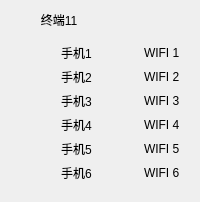
     <widget class="QWidget" name="widget_11" native="true">
      <layout class="QGridLayout" name="gridLayout_13">
       <item row="0" column="0">
        <layout class="QVBoxLayout" name="verticalLayout_12">
         <item>
          <widget class="QLabel" name="label_468">
           <property name="text">
            <string>         终端11</string>
           </property>
          </widget>
         </item>
         <item>
          <widget class="QWidget" name="widget_39" native="true">
           <layout class="QGridLayout" name="gridLayout_39">
            <item row="1" column="0">
             <widget class="LightButton" name="lightButton1_457" native="true"/>
            </item>
            <item row="2" column="0">
             <widget class="LightButton" name="lightButton1_458" native="true"/>
            </item>
            <item row="0" column="2">
             <widget class="LightButton" name="lightButton1_459" native="true"/>
            </item>
            <item row="4" column="2">
             <widget class="LightButton" name="lightButton1_460" native="true"/>
            </item>
            <item row="5" column="0">
             <widget class="LightButton" name="lightButton1_461" native="true"/>
            </item>
            <item row="0" column="0">
             <widget class="LightButton" name="lightButton1_462" native="true"/>
            </item>
            <item row="5" column="2">
             <widget class="LightButton" name="lightButton1_463" native="true"/>
            </item>
            <item row="1" column="2">
             <widget class="LightButton" name="lightButton1_464" native="true"/>
            </item>
            <item row="2" column="2">
             <widget class="LightButton" name="lightButton1_465" native="true"/>
            </item>
            <item row="3" column="2">
             <widget class="LightButton" name="lightButton1_466" native="true"/>
            </item>
            <item row="4" column="0">
             <widget class="LightButton" name="lightButton1_467" native="true"/>
            </item>
            <item row="3" column="0">
             <widget class="LightButton" name="lightButton1_468" native="true"/>
            </item>
            <item row="0" column="3">
             <widget class="QLabel" name="WifiLabel11_1">
              <property name="text">
               <string>WIFI 1</string>
              </property>
             </widget>
            </item>
            <item row="4" column="3">
             <widget class="QLabel" name="WifiLabel11_5">
              <property name="text">
               <string>WIFI 5</string>
              </property>
             </widget>
            </item>
            <item row="3" column="3">
             <widget class="QLabel" name="WifiLabel11_4">
              <property name="text">
               <string>WIFI 4</string>
              </property>
             </widget>
            </item>
            <item row="3" column="1">
             <widget class="QLabel" name="PhoneLabel11_4">
              <property name="text">
               <string>手机4</string>
              </property>
             </widget>
            </item>
            <item row="0" column="1">
             <widget class="QLabel" name="PhoneLabel11_1">
              <property name="text">
               <string>手机1</string>
              </property>
             </widget>
            </item>
            <item row="2" column="1">
             <widget class="QLabel" name="PhoneLabel11_3">
              <property name="text">
               <string>手机3</string>
              </property>
             </widget>
            </item>
            <item row="4" column="1">
             <widget class="QLabel" name="PhoneLabel11_5">
              <property name="text">
               <string>手机5</string>
              </property>
             </widget>
            </item>
            <item row="5" column="1">
             <widget class="QLabel" name="PhoneLabel11_6">
              <property name="text">
               <string>手机6</string>
              </property>
             </widget>
            </item>
            <item row="1" column="1">
             <widget class="QLabel" name="PhoneLabel11_2">
              <property name="text">
               <string>手机2</string>
              </property>
             </widget>
            </item>
            <item row="5" column="3">
             <widget class="QLabel" name="WifiLabel11_6">
              <property name="text">
               <string>WIFI 6</string>
              </property>
             </widget>
            </item>
            <item row="2" column="3">
             <widget class="QLabel" name="WifiLabel11_3">
              <property name="text">
               <string>WIFI 3</string>
              </property>
             </widget>
            </item>
            <item row="1" column="3">
             <widget class="QLabel" name="WifiLabel11_2">
              <property name="text">
               <string>WIFI 2</string>
              </property>
             </widget>
            </item>
           </layout>
          </widget>
         </item>
        </layout>
       </item>
      </layout>
     </widget>
